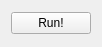
<?xml version="1.0" encoding="UTF-8"?>
<ui version="4.0">
 <class>Form</class>
 <widget class="QWidget" name="Form">
  <property name="geometry">
   <rect>
    <x>0</x>
    <y>0</y>
    <width>100</width>
    <height>47</height>
   </rect>
  </property>
  <property name="windowTitle">
   <string>Form</string>
  </property>
  <layout class="QVBoxLayout" name="verticalLayout_2">
   <item>
    <layout class="QVBoxLayout" name="verticalLayout">
     <item>
      <widget class="QPushButton" name="run">
       <property name="text">
        <string>Run!</string>
       </property>
      </widget>
     </item>
    </layout>
   </item>
  </layout>
 </widget>
 <resources/>
 <connections/>
</ui>
